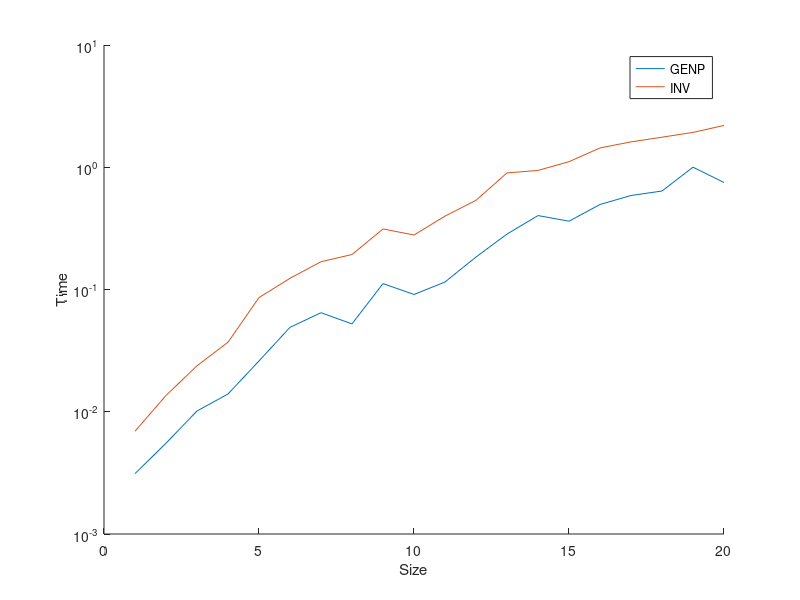

MATLAB code to generate this figure:
rng(0);

genp_time = [];
inv_time = [];
for n=200:50:1150
    A = rand(n);
    b = rand(n, 1);
    tic
    x = A\b;
    time = toc;
    genp_time = [genp_time time];
    
    tic
    x = inv(A)*b;
    time = toc;
    inv_time = [inv_time toc];
end

hold on
semilogy(genp_time)
semilogy(inv_time)
legend('GENP', 'INV')
xlabel('Size')
ylabel('Time')
hold off